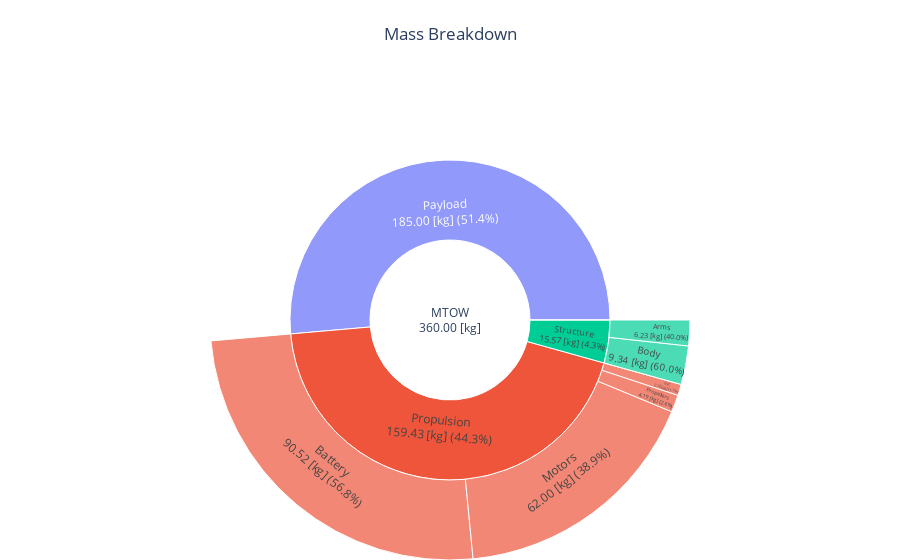

Notebook source saved alongside this figure:
### Code cell
fig = mass_breakdown_sun_plot_drone(OUTPUT_FILE)
fig.show()

### Figure 1 — Plotly figure (JSON) as saved in the notebook; plotly's stock layout.template omitted (floating-point values rounded to 4 significant figures)
{"data": [{"branchvalues": "total", "labels": ["MTOW<br>360.00 [kg]", "Payload<br>185.00 [kg] (51.4%)", "Fuel mission<br>0.00 [kg] (0.0%)", "Propulsion<br>159.43 [kg] (44.3%)", "Structure<br>15.57 [kg] (4.3%)", "Propellers<br>4.19 [kg] (2.6%)", "Motors<br>62.00 [kg] (38.9%)", "Gearboxes<br>0.00 [kg] (0.0%)", "ESC<br>2.72 [kg] (1.7%)", "Battery<br>90.52 [kg] (56.8%)", "Body<br>9.34 [kg] (60.0%)", "Arms<br>6.23 [kg] (40.0%)"], "parents": ["", "MTOW<br>360.00 [kg]", "MTOW<br>360.00 [kg]", "MTOW<br>360.00 [kg]", "MTOW<br>360.00 [kg]", "Propulsion<br>159.43 [kg] (44.3%)", "Propulsion<br>159.43 [kg] (44.3%)", "Propulsion<br>159.43 [kg] (44.3%)", "Propulsion<br>159.43 [kg] (44.3%)", "Propulsion<br>159.43 [kg] (44.3%)", "Structure<br>15.57 [kg] (4.3%)", "Structure<br>15.57 [kg] (4.3%)"], "type": "sunburst", "values": [360.0, 185, 0, 159.4, 15.57, 4.19, 62.0, 0, 2.716, 90.52, 9.343, 6.229]}], "layout": {"autosize": true, "margin": {"b": 0, "l": 0, "r": 0, "t": 80}, "title": {"text": "Mass Breakdown", "x": 0.5}}}
